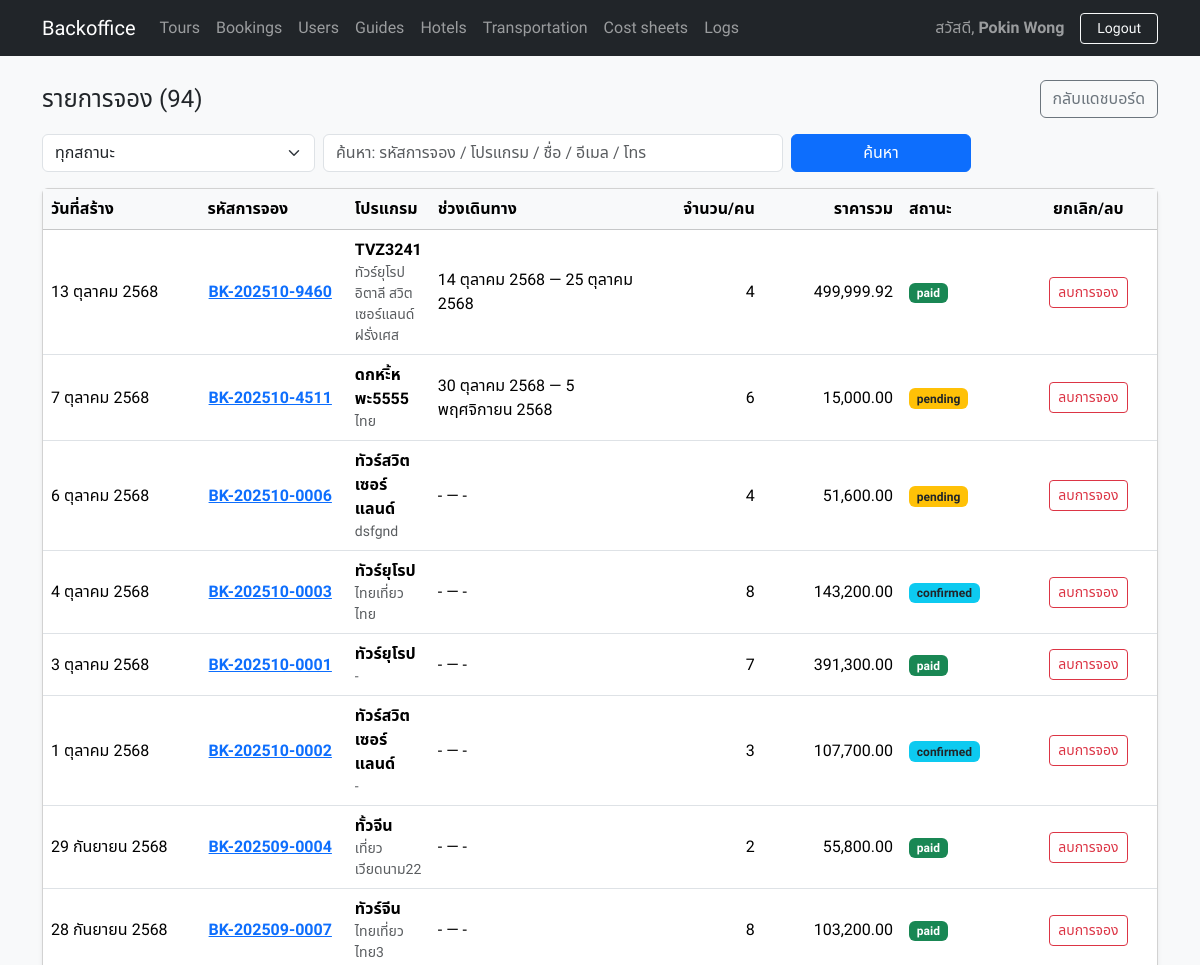
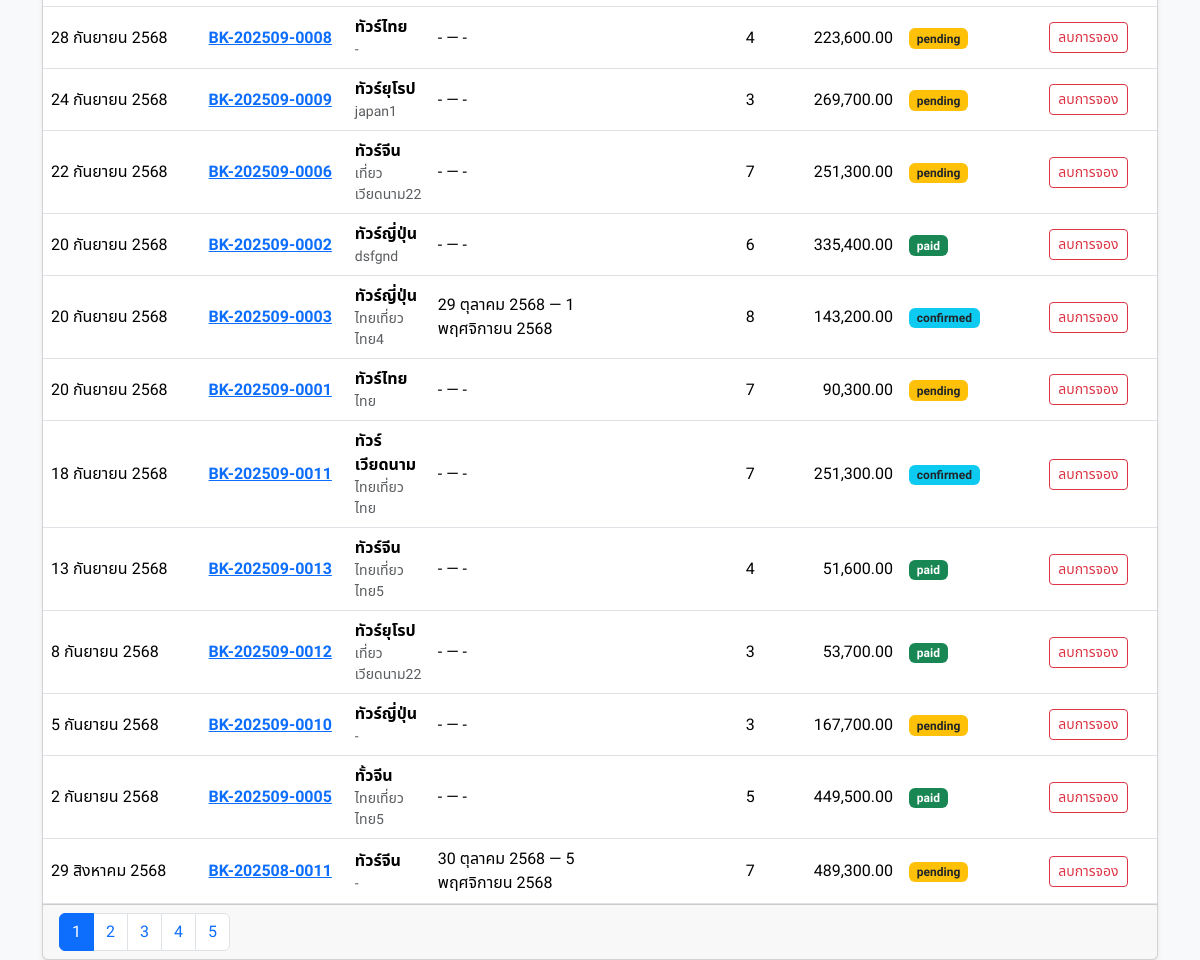
The app's page /public/bookings.php (signed in) with its own data (2 pictures, top to bottom).
### tables this page shows
CREATE TABLE `bookings` (
  `id` bigint UNSIGNED NOT NULL,
  `ref_code` varchar(32) NOT NULL,
  `tour_id` bigint UNSIGNED DEFAULT NULL,
  `tour_code` varchar(64) NOT NULL,
  `departure_id` bigint UNSIGNED DEFAULT NULL,
  `member_id` bigint UNSIGNED DEFAULT NULL,
  `full_name` varchar(150) NOT NULL,
  `email` varchar(190) NOT NULL,
  `phone` varchar(30) NOT NULL,
  `contact_time` time DEFAULT NULL,
  `qty` smallint UNSIGNED NOT NULL DEFAULT '1',
  `unit_price` decimal(12,2) DEFAULT NULL,
  `total_price` decimal(14,2) DEFAULT NULL,
  `note` text,
  `status` enum('pending','confirmed','paid','cancelled') NOT NULL DEFAULT 'pending',
  `created_at` datetime NOT NULL DEFAULT CURRENT_TIMESTAMP,
  `created_ip` varchar(45) DEFAULT NULL,
  `user_agent` varchar(255) DEFAULT NULL
);

CREATE TABLE `tours` (
  `id` int NOT NULL,
  `code` varchar(50) NOT NULL,
  `name` varchar(255) DEFAULT NULL,
  `long_description` mediumtext,
  `country_id` int NOT NULL,
  `city_id` int DEFAULT NULL,
  `airline_id` int DEFAULT NULL,
  `airline_logo_path` varchar(255) DEFAULT NULL,
  `depart_date` date DEFAULT NULL,
  `travel_window` varchar(255) NOT NULL,
  `duration_days` int NOT NULL,
  `origin_airport_id` int NOT NULL,
  `dest_airport_id` int NOT NULL,
  `price` decimal(12,2) NOT NULL,
  `tour_type` enum('group','private') NOT NULL DEFAULT 'group',
  `market_type` enum('domestic','inbound','outbound') NOT NULL DEFAULT 'outbound',
  `pdf_path` varchar(255) DEFAULT NULL,
  `cover_image_path` varchar(255) DEFAULT NULL,
  `created_by` int NOT NULL,
  `created_at` timestamp NULL DEFAULT CURRENT_TIMESTAMP,
  `is_on_sale` tinyint(1) NOT NULL DEFAULT '1' COMMENT '1=เปิดขาย,0=ปิดขาย'
);

CREATE TABLE `tour_departures` (
  `id` int NOT NULL,
  `tour_id` int NOT NULL,
  `start_date` date NOT NULL,
  `end_date` date NOT NULL,
  `capacity` int NOT NULL DEFAULT '0',
  `price` decimal(12,2) NOT NULL DEFAULT '0.00',
  `created_at` timestamp NULL DEFAULT CURRENT_TIMESTAMP,
  `updated_at` timestamp NULL DEFAULT NULL ON UPDATE CURRENT_TIMESTAMP
);

### public/bookings.php (the view, shortened to what this page needs)
<?php
require_once __DIR__.'/../includes/layout.php';
require_once __DIR__.'/../includes/db.php';
$status = isset($_GET['status']) ? trim((string)$_GET['status']) : '';
$q      = isset($_GET['q'])      ? trim((string)$_GET['q'])      : '';
$page   = max(1, (int)($_GET['page'] ?? 1));
$per    = 20;
$off    = ($page-1)*$per;
$where = [];
$bind  = [];
$whereSql = $where ? ("WHERE ".implode(" AND ", $where)) : "";
$stCnt = $pdo->prepare("SELECT COUNT(*) FROM bookings b $whereSql");
$stCnt->execute($bind);
$total = (int)$stCnt->fetchColumn();
$sql = "
  SELECT b.*,
         t.name AS tour_name,
         d.start_date, d.end_date
  FROM bookings b
  LEFT JOIN tours t ON t.id = b.tour_id
  LEFT JOIN tour_departures d ON d.id = b.departure_id
  $whereSql
  ORDER BY b.created_at DESC
  LIMIT :per OFFSET :off
";
$st = $pdo->prepare($sql);
$st->bindValue(':per', $per, PDO::PARAM_INT);
$st->bindValue(':off', $off, PDO::PARAM_INT);
$st->execute();
$rows = $st->fetchAll(PDO::FETCH_ASSOC);
function th_date($d){
  $ts = strtotime($d);
  $m = [1=>'มกราคม','กุมภาพันธ์','มีนาคม','เมษายน','พฤษภาคม','มิถุนายน','กรกฎาคม','สิงหาคม','กันยายน','ตุลาคม','พฤศจิกายน','ธันวาคม'];
  return (int)date('j',$ts).' '.$m[(int)date('n',$ts)].' '.((int)date('Y',$ts)+543);
}
render_header('Bookings');
?>
<div class="d-flex justify-content-between align-items-center mb-3">
  <h4 class="mb-0">รายการจอง (<?= number_format($total) ?>)</h4>
  <a href="<?= BASE_URL ?>/dashboard.php" class="btn btn-outline-secondary">กลับแดชบอร์ด</a>
</div>
<form class="row g-2 mb-3" method="get">
  <div class="col-sm-3">
    <select class="form-select" name="status">
      <option value="">ทุกสถานะ</option>
    </select>
  </div>
  <div class="col-sm-5">
    <input type="text" class="form-control" name="q" placeholder="ค้นหา: รหัสการจอง / โปรแกรม / ชื่อ / อีเมล / โทร"
           value="<?= htmlspecialchars($q, ENT_QUOTES, 'UTF-8') ?>">
  </div>
  <div class="col-sm-2 d-grid">
    <button class="btn btn-primary" type="submit">ค้นหา</button>
  </div>
</form>
<div class="card shadow-sm">
  <div class="card-body p-0">
    <div class="table-responsive">
      <table class="table table-hover align-middle mb-0">
        <thead class="table-light">
          <tr>
            <th style="width:160px;">วันที่สร้าง</th>
            <th style="width:150px;">รหัสการจอง</th>
            <th>โปรแกรม</th>
            <th style="width:220px;">ช่วงเดินทาง</th>
            <th class="text-end" style="width:120px;">จำนวน/คน</th>
            <th class="text-end" style="width:140px;">ราคารวม</th>
            <th style="width:120px;">สถานะ</th>
            <th class="text-center" style="width:140px;">ยกเลิก/ลบ</th>
          </tr>
        </thead>
        <tbody>
          <?php foreach ($rows as $r):
            $badge = [
              'pending'   => 'bg-warning text-dark',
              'confirmed' => 'bg-info text-dark',
              'paid'      => 'bg-success',
              'cancelled' => 'bg-secondary'
            ][$r['status']] ?? 'bg-secondary';
          ?>
            <tr data-row-id="<?= (int)$r['id'] ?>">
              <td><?= htmlspecialchars(th_date($r['created_at'])) ?></td>
              <td>
                <button class="btn btn-link p-0 booking-view" data-id="<?= (int)$r['id'] ?>" type="button">
                  <strong><?= htmlspecialchars($r['ref_code']) ?></strong>
                </button>
              </td>
              <td>
                <div class="fw-semibold"><?= htmlspecialchars($r['tour_code']) ?></div>
                <div class="text-muted small"><?= htmlspecialchars($r['tour_name'] ?: '-') ?></div>
              </td>
              <td>
                <?php
                  $sd = $r['start_date'] ? th_date($r['start_date']) : '-';
                  $ed = $r['end_date']   ? th_date($r['end_date'])   : '-';
                ?>
                <span><?= htmlspecialchars($sd.' — '.$ed) ?></span>
              </td>
              <td class="text-end"><?= (int)$r['qty'] ?></td>
              <td class="text-end"><?= $r['total_price']!==null ? number_format((float)$r['total_price'],2) : '—' ?></td>
              <td>
                <span id="status-badge-<?= (int)$r['id'] ?>" class="badge <?= $badge ?>" data-status="<?= htmlspecialchars($r['status']) ?>">
                  <?= htmlspecialchars($r['status']) ?>
                </span>
              </td>
              <td class="text-center">
                <button
                  class="btn btn-sm btn-outline-danger btn-cancel-booking"
                  type="button"
                  data-id="<?= (int)$r['id'] ?>"
                  data-ref="<?= htmlspecialchars($r['ref_code']) ?>"
                >
                  ลบการจอง
                </button>
              </td>
            </tr>
          <?php endforeach; ?>
        </tbody>
      </table>
    </div>
  </div>
  <?php
  $pages = (int)ceil($total/$per);
  if ($pages>1):
  ?>
    <div class="card-footer">
      <nav aria-label="page">
        <ul class="pagination mb-0">
          <?php for($i=1;$i<=$pages;$i++):
            $u = '?'.http_build_query(['status'=>$status,'q'=>$q,'page'=>$i]);
          ?>
            <li class="page-item <?= $i===$page?'active':'' ?>">
              <a class="page-link" href="<?= $u ?>"><?= $i ?></a>
            </li>
          <?php endfor; ?>
        </ul>
      </nav>
    </div>
  <?php endif; ?>
</div>
<?php render_footer(); ?>

### includes/layout.php (shortened to what this page needs)
<?php
function render_header($title = 'Admin System')
{
?>
    <!doctype html>
    <html lang="th">
    <head>
        <head>
            <link href="https://cdn.jsdelivr.net/npm/bootstrap@5.3.3/dist/css/bootstrap.min.css" rel="stylesheet">
        </head>
    </head>
    <body class="bg-light">
        <nav class="navbar navbar-expand-lg navbar-dark bg-dark mb-4">
            <div class="container">
                <a class="navbar-brand" href="<?= BASE_URL ?>/dashboard.php">Backoffice</a>
                <div class="collapse navbar-collapse" id="nav">
                    <ul class="navbar-nav me-auto">
                        <li class="nav-item"><a class="nav-link" href="<?= BASE_URL ?>/tours_create.php">Tours</a></li>
                        <?php
                        $__role = strtolower(trim($_SESSION['user']['role'] ?? 'guest'));
                        if ($__role === 'director'):
                        ?>
                            <?php if (in_array($__role, ['director', 'manager'], true)): ?>
                                <li class="nav-item"><a class="nav-link" href="<?= BASE_URL ?>/bookings.php">Bookings</a></li>
                            <?php endif; ?>
                            <li class="nav-item"><a class="nav-link" href="<?= BASE_URL ?>/users.php">Users</a></li>
                        <?php endif; ?>
                        <?php if (in_array($__role, ['director', 'manager'], true)): ?>
                            <li class="nav-item"><a class="nav-link" href="<?= BASE_URL ?>/guides.php">Guides</a></li>
                        <?php endif; ?>
                        <li class="nav-item">
                            <a class="nav-link" href="<?= BASE_URL ?>/hotels.php">
                                <i class="bi bi-building"></i> Hotels
                            </a>
                        </li>
                        <li class="nav-item">
                            <a class="nav-link" href="<?= BASE_URL ?>/transportations.php">
                                <i class="bi bi-truck"></i> Transportation
                            </a>
                        </li>
                        <li class="nav-item">
                            <a class="nav-link" href="<?= BASE_URL ?>/costsheets.php">
                                <i class="bi bi-truck"></i> Cost sheets
                            </a>
                        </li>
                        <?php if (in_array($__role, ['director', 'manager'], true)): ?>
                            <li class="nav-item"><a class="nav-link" href="<?= BASE_URL ?>/logs.php">Logs</a></li>
                        <?php endif; ?>
                    </ul>
                    <ul class="navbar-nav ms-auto align-items-center">
                        <?php if (!empty($_SESSION['user'])): ?>
                            <li class="nav-item d-flex align-items-center">
                                <span class="navbar-text me-3 text-nowrap">
                                    สวัสดี,&nbsp;<strong><?= htmlspecialchars($_SESSION['user']['full_name']) ?></strong>
                                </span>
                                <a class="btn btn-sm btn-outline-light px-3" href="<?= BASE_URL ?>/logout.php">Logout</a>
                            </li>
                        <?php else: ?>
                            <li class="nav-item">
                                <a class="btn btn-sm btn-outline-light px-3" href="<?= BASE_URL ?>/login.php">Login</a>
                            </li>
                        <?php endif; ?>
                    </ul>
                </div>
            </div>
        </nav>
        <div class="container">
        <?php
    }
    function render_footer()
    {
        ?>
        </div>
    </body>
    </html>
<?php
    }

### includes/layout.php (style rules this page uses)
:root { --bs-body-font-family: 'Poppins', 'Kanit', system-ui, -apple-system, 'Segoe UI', Roboto, 'Helvetica Neue', Arial, 'Noto Sans Thai', sans-serif; --bs-font-sans-serif: var(--bs-body-font-family); }
html, body { font-family: var(--bs-body-font-family); -webkit-font-smoothing: antialiased; -moz-osx-font-smoothing: grayscale; text-rendering: optimizeLegibility; font-variant-numeric: tabular-nums; }
:lang(th) { font-family: 'Kanit', 'Poppins', system-ui, -apple-system, 'Segoe UI', Roboto, 'Helvetica Neue', Arial, 'Noto Sans Thai', sans-serif; }

### records on screen
bookings: created_at "13 ตุลาคม 2568", ref_code "BK-202510-9460", tour_code "TVZ3241", tour.name "ทัวร์ยุโรป อิตาลี สวิตเซอร์แลนด์ ฝรั่งเศส", tour_departures.start_date+end_date "14 ตุลาคม 2568 — 25 ตุลาคม 2568", qty "4", total_price "499,999.92", status "paid"
bookings: created_at "7 ตุลาคม 2568", ref_code "BK-202510-4511", tour_code "ดกหะิ้หพะ5555", tour.name "ไทย", tour_departures.start_date+end_date "30 ตุลาคม 2568 — 5 พฤศจิกายน 2568", qty "6", total_price "15,000.00", status "pending"
bookings: created_at "6 ตุลาคม 2568", ref_code "BK-202510-0006", tour_code "ทัวร์สวิตเซอร์แลนด์", tour.name "dsfgnd", ed "- — -", qty "4", total_price "51,600.00", status "pending"
bookings: created_at "4 ตุลาคม 2568", ref_code "BK-202510-0003", tour_code "ทัวร์ยุโรป", tour.name "ไทยเที่ยวไทย", ed "- — -", qty "8", total_price "143,200.00", status "confirmed"
bookings: created_at "3 ตุลาคม 2568", ref_code "BK-202510-0001", tour_code "ทัวร์ยุโรป", tour_name "-", ed "- — -", qty "7", total_price "391,300.00", status "paid"
bookings: created_at "1 ตุลาคม 2568", ref_code "BK-202510-0002", tour_code "ทัวร์สวิตเซอร์แลนด์", tour_name "-", ed "- — -", qty "3", total_price "107,700.00", status "confirmed"
bookings: created_at "29 กันยายน 2568", ref_code "BK-202509-0004", tour_code "ทั้วจีน", tour.name "เที่ยวเวียดนาม22", ed "- — -", qty "2", total_price "55,800.00", status "paid"
bookings: created_at "28 กันยายน 2568", ref_code "BK-202509-0007", tour_code "ทัวร์จีน", tour.name "ไทยเที่ยวไทย3", ed "- — -", qty "8", total_price "103,200.00", status "paid"
bookings: created_at "28 กันยายน 2568", ref_code "BK-202509-0008", tour_code "ทัวร์ไทย", tour_name "-", ed "- — -", qty "4", total_price "223,600.00", status "pending"
bookings: created_at "24 กันยายน 2568", ref_code "BK-202509-0009", tour_code "ทัวร์ยุโรป", tour.name "japan1", ed "- — -", qty "3", total_price "269,700.00", status "pending"
bookings: created_at "22 กันยายน 2568", ref_code "BK-202509-0006", tour_code "ทัวร์จีน", tour.name "เที่ยวเวียดนาม22", ed "- — -", qty "7", total_price "251,300.00", status "pending"
bookings: created_at "20 กันยายน 2568", ref_code "BK-202509-0002", tour_code "ทัวร์ญี่ปุ่น", tour.name "dsfgnd", ed "- — -", qty "6", total_price "335,400.00", status "paid"
bookings: created_at "20 กันยายน 2568", ref_code "BK-202509-0003", tour_code "ทัวร์ญี่ปุ่น", tour.name "ไทยเที่ยวไทย4", tour_departures.start_date+end_date "29 ตุลาคม 2568 — 1 พฤศจิกายน 2568", qty "8", total_price "143,200.00", status "confirmed"
bookings: created_at "20 กันยายน 2568", ref_code "BK-202509-0001", tour_code "ทัวร์ไทย", tour.name "ไทย", ed "- — -", qty "7", total_price "90,300.00", status "pending"
bookings: created_at "18 กันยายน 2568", ref_code "BK-202509-0011", tour_code "ทัวร์เวียดนาม", tour.name "ไทยเที่ยวไทย", ed "- — -", qty "7", total_price "251,300.00", status "confirmed"
bookings: created_at "13 กันยายน 2568", ref_code "BK-202509-0013", tour_code "ทัวร์จีน", tour.name "ไทยเที่ยวไทย5", ed "- — -", qty "4", total_price "51,600.00", status "paid"
bookings: created_at "8 กันยายน 2568", ref_code "BK-202509-0012", tour_code "ทัวร์ยุโรป", tour.name "เที่ยวเวียดนาม22", ed "- — -", qty "3", total_price "53,700.00", status "paid"
bookings: created_at "5 กันยายน 2568", ref_code "BK-202509-0010", tour_code "ทัวร์ญี่ปุ่น", tour_name "-", ed "- — -", qty "3", total_price "167,700.00", status "pending"
bookings: created_at "2 กันยายน 2568", ref_code "BK-202509-0005", tour_code "ทั้วจีน", tour.name "ไทยเที่ยวไทย5", ed "- — -", qty "5", total_price "449,500.00", status "paid"
bookings: created_at "29 สิงหาคม 2568", ref_code "BK-202508-0011", tour_code "ทัวร์จีน", tour_name "-", tour_departures.start_date+end_date "30 ตุลาคม 2568 — 5 พฤศจิกายน 2568", qty "7", total_price "489,300.00", status "pending"

### other values on screen
$_SESSION['user']['full_name'] "Pokin Wong"
$total "94"
